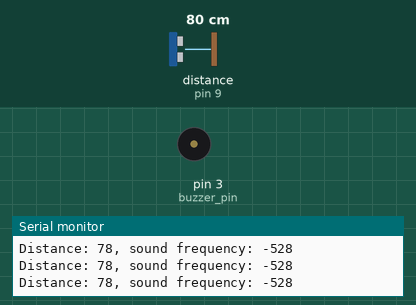
Simulated run of this sketch. Board: Arduino Nano, built with avr-gcc and run on an emulated ATmega328P. On the bench: buzzer (waves = sounding), the last lines printed to the serial monitor. Wiring (inferred from the names in the program): ultrasonic range finder: trigger pin 10; echo pin 9. Inputs (shaded band) come from the test bench; at power-on: distance to the obstacle (sensor on pin 9) 80 cm. The echo pulse lasts 58.3 µs per cm.

Above: at 1.2 s.
1.3 s: distance to the obstacle (sensor on pin 9) set to 47 cm
At 2.5 s:
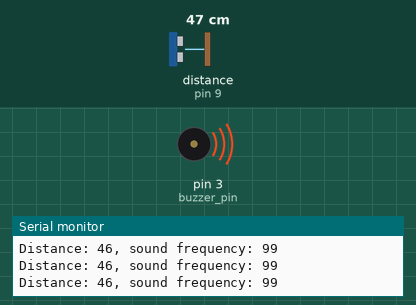
2.8 s: distance to the obstacle (sensor on pin 9) set to 9 cm
At 3.3 s:
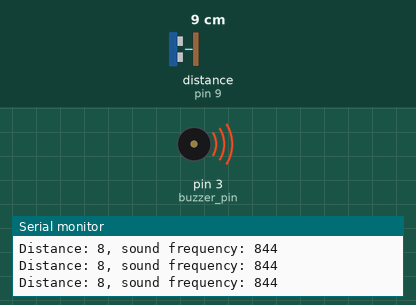
5.8 s: distance to the obstacle (sensor on pin 9) set to 250 cm
At 6.6 s:
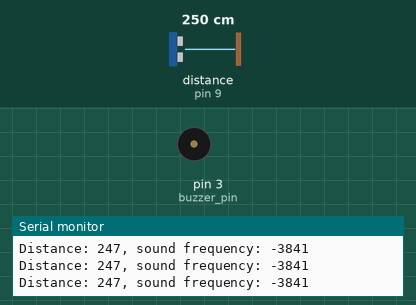
8.8 s: distance to the obstacle (sensor on pin 9) set to 35 cm
At 10.0 s:
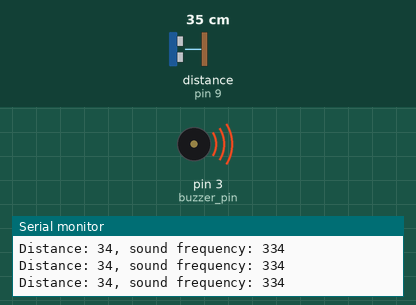
11.8 s: distance to the obstacle (sensor on pin 9) set to 53 cm
At 13.2 s:
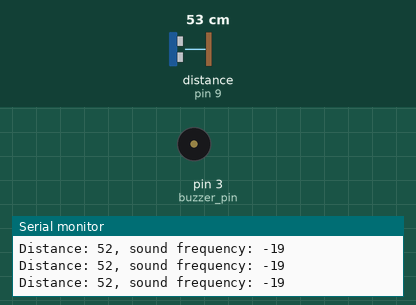
Timing chart, 0 to 14.8 s (numbered marks = the images above; inputs shaded):
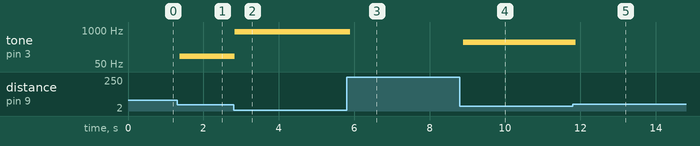

Measured:
- after the input at 1.3 s, tone on pin 3 (buzzer_pin): silent → 99 Hz after 0.08 s
- after the input at 2.8 s, tone on pin 3 (buzzer_pin): 99 Hz → 844 Hz at once
- after the input at 5.8 s, tone on pin 3 (buzzer_pin): 844 Hz → silent after 0.09 s
- after the input at 8.8 s, tone on pin 3 (buzzer_pin): silent → 334 Hz after 0.09 s
- after the input at 11.8 s, tone on pin 3 (buzzer_pin): 334 Hz → silent after 0.08 s

The sketch:

UltrasonicDistance.ino
```cpp
/*  UltrasonicDistance
*   Arduino firmware for measuring distance with ultrasonic distance sensor.
*   Device has buzzer, which changes beep frequency according to measured distance.
*   Author: Drago Trebežnik
*
*   Wiring
*   ======
*   Ultrasonic sensor - Arduino Nano:
*   VCC --- 5V
*   Trig --- D10
*   Echo --- D9
*   GND --- GND
*
*   Buzzer is connected to D3
*/

const int trigger_pin = 10;   // trigger pin from ultrasonic sensor
const int echo_pin = 9;       // echo pin from ultrasonic sensor
const int buzzer_pin = 3;     // buzzer pin

// Define duration and distance variables:
long duration;
int distance;

void setup() {
  pinMode(trigger_pin, OUTPUT);     // set the trigger_pin as an output
  pinMode(echo_pin, INPUT);         // set the echo_pin as an input
  Serial.begin(9600);               // start the serial communication
}

void loop() {
  digitalWrite(trigger_pin, LOW);   // clear the trigger_pin
  delayMicroseconds(2);

  // Set the trigger_pin on HIGH state for 10 micro seconds:
  digitalWrite(trigger_pin, HIGH);
  delayMicroseconds(10);
  digitalWrite(trigger_pin, LOW);

  // Read the echo_pin and return the sound wave travel time in microseconds:
  duration = pulseIn(echo_pin, HIGH);
  // Calculate the distance:
  distance = duration*0.034/2;

  // Print the measured distance and sound frequency to the serial console:
  Serial.print("Distance: ");
  Serial.print(distance);
  Serial.print(", sound frequency: ");
  // Map distance to frequency (distribute sound frequency (from 1000 to 20 Hz) to distance (from 0 do 50 cm))
  int frequency = map(distance, 0, 50, 1000, 20);
  Serial.println(frequency);

  if (distance>50) // beep only if distance is less than 0.5 m
  {
    noTone(buzzer_pin);
  }
  else
  {
    tone(buzzer_pin,frequency);
    }

  delay(100);
}
```
